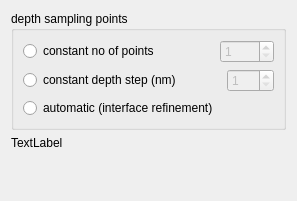
                   <widget class="QWidget" name="tab">
                    <attribute name="title">
                     <string>mesh</string>
                    </attribute>
                    <layout class="QVBoxLayout" name="verticalLayout_14">
                     <item>
                      <widget class="QGroupBox" name="groupBox_5">
                       <property name="title">
                        <string>depth sampling points</string>
                       </property>
                       <layout class="QVBoxLayout" name="verticalLayout_12">
                        <item>
                         <layout class="QHBoxLayout" name="horizontalLayout_15">
                          <item>
                           <widget class="QRadioButton" name="constantPointsRB">
                            <property name="text">
                             <string>constant no of points</string>
                            </property>
                            <property name="checked">
                             <bool>false</bool>
                            </property>
                           </widget>
                          </item>
                          <item>
                           <spacer name="horizontalSpacer_2">
                            <property name="orientation">
                             <enum>Qt::Horizontal</enum>
                            </property>
                            <property name="sizeHint" stdset="0">
                             <size>
                              <width>40</width>
                              <height>20</height>
                             </size>
                            </property>
                           </spacer>
                          </item>
                          <item>
                           <widget class="QSpinBox" name="constantPointsSB">
                            <property name="enabled">
                             <bool>false</bool>
                            </property>
                            <property name="minimum">
                             <number>1</number>
                            </property>
                            <property name="maximum">
                             <number>9999</number>
                            </property>
                           </widget>
                          </item>
                         </layout>
                        </item>
                        <item>
                         <layout class="QHBoxLayout" name="horizontalLayout_16">
                          <item>
                           <widget class="QRadioButton" name="constantDistRB">
                            <property name="text">
                             <string>constant depth step (nm)</string>
                            </property>
                           </widget>
                          </item>
                          <item>
                           <spacer name="horizontalSpacer_3">
                            <property name="orientation">
                             <enum>Qt::Horizontal</enum>
                            </property>
                            <property name="sizeHint" stdset="0">
                             <size>
                              <width>40</width>
                              <height>20</height>
                             </size>
                            </property>
                           </spacer>
                          </item>
                          <item>
                           <widget class="QSpinBox" name="constantDistSB">
                            <property name="enabled">
                             <bool>false</bool>
                            </property>
                            <property name="minimum">
                             <number>1</number>
                            </property>
                            <property name="maximum">
                             <number>100</number>
                            </property>
                           </widget>
                          </item>
                         </layout>
                        </item>
                        <item>
                         <widget class="QRadioButton" name="autoDistRB">
                          <property name="text">
                           <string>automatic (interface refinement)</string>
                          </property>
                         </widget>
                        </item>
                       </layout>
                      </widget>
                     </item>
                     <item>
                      <widget class="QLabel" name="meshLabel">
                       <property name="text">
                        <string>TextLabel</string>
                       </property>
                      </widget>
                     </item>
                     <item>
                      <spacer name="verticalSpacer">
                       <property name="orientation">
                        <enum>Qt::Vertical</enum>
                       </property>
                       <property name="sizeType">
                        <enum>QSizePolicy::MinimumExpanding</enum>
                       </property>
                       <property name="sizeHint" stdset="0">
                        <size>
                         <width>20</width>
                         <height>40</height>
                        </size>
                       </property>
                      </spacer>
                     </item>
                    </layout>
                   </widget>
